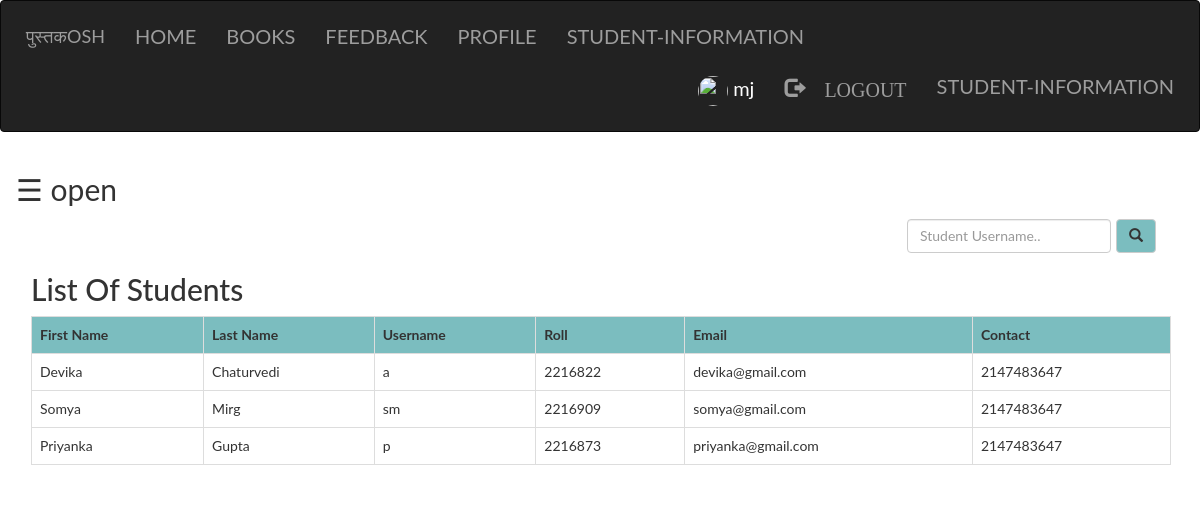
The page /student.php (signed in) on the database its author committed.
### tables this page shows
CREATE TABLE `student` (
  `first` varchar(100) NOT NULL,
  `last` varchar(100) NOT NULL,
  `username` varchar(100) NOT NULL,
  `password` varchar(100) NOT NULL,
  `roll` int(100) NOT NULL,
  `email` varchar(100) NOT NULL,
  `contact` int(100) NOT NULL,
  `pic` varchar(100) NOT NULL
);

### student.php (the view, shortened to what this page needs)
<?php
  include "connection.php";
  include "navbar.php";
?>
<!DOCTYPE html>
<html>
<head>
</head>
<body>
<div id="main">
  <span style="font-size:30px;cursor:pointer" onclick="openNav()">&#9776; open</span>
<div class="container">
	<div class="srch">
		<form class="navbar-form" method="post" name="form1" style="display: flex; justify-content: flex-end; align-items: center;">
				<input class="form-control" type="text" name="search" placeholder="Student Username.." required="" style="margin-right: 5px;">
				<button style="background-color: #6db6b9e6;" type="submit" name="submit" class="btn btn-default">
					<span class="glyphicon glyphicon-search"></span>
				</button>
		</form>
	</div>
	<h2>List Of Students   </h2>
	<?php
		if(isset($_POST['submit']))
		{
			$q=mysqli_query($db,"SELECT first,last,username,roll,email,contact FROM `student` where username like '%$_POST[search]%' ");
			if(mysqli_num_rows($q)==0)
			{
				echo "Sorry! No Student found with that username. Try searching again.";
			}
			else
			{
		echo "<table class='table table-bordered table-hover' >";
			echo "<tr style='background-color: #6db6b9e6;'>";
				echo "<th>"; echo "First Name";	echo "</th>";
				echo "<th>"; echo "Last Name";  echo "</th>";
				echo "<th>"; echo "Username";  echo "</th>";
				echo "<th>"; echo "Roll";  echo "</th>";
				echo "<th>"; echo "Email";  echo "</th>";
				echo "<th>"; echo "Contact";  echo "</th>";
			echo "</tr>";
			while($row=mysqli_fetch_assoc($q))
			{
				echo "<tr>";
				echo "<td>"; echo $row['first']; echo "</td>";
				echo "<td>"; echo $row['last']; echo "</td>";
				echo "<td>"; echo $row['username']; echo "</td>";
				echo "<td>"; echo $row['roll']; echo "</td>";
				echo "<td>"; echo $row['email']; echo "</td>";
				echo "<td>"; echo $row['contact']; echo "</td>";
				echo "</tr>";
			}
		echo "</table>";
			}
		}
		else
		{
			$res=mysqli_query($db,"SELECT first,last,username,roll,email,contact FROM `student`;");
		echo "<table class='table table-bordered table-hover' >";
			echo "<tr style='background-color: #6db6b9e6;'>";
				echo "<th>"; echo "First Name";	echo "</th>";
				echo "<th>"; echo "Last Name";  echo "</th>";
				echo "<th>"; echo "Username";  echo "</th>";
				echo "<th>"; echo "Roll";  echo "</th>";
				echo "<th>"; echo "Email";  echo "</th>";
				echo "<th>"; echo "Contact";  echo "</th>";
			echo "</tr>";
			while($row=mysqli_fetch_assoc($res))
			{
				echo "<tr>";
				echo "<td>"; echo $row['first']; echo "</td>";
				echo "<td>"; echo $row['last']; echo "</td>";
				echo "<td>"; echo $row['username']; echo "</td>";
				echo "<td>"; echo $row['roll']; echo "</td>";
				echo "<td>"; echo $row['email']; echo "</td>";
				echo "<td>"; echo $row['contact']; echo "</td>";
				echo "</tr>";
			}
		echo "</table>";
		}
	?>
</div>
</body>
</html>

### style.css (style rules this page uses)
html, body, div, span, object, iframe, h1, h2, h3, h4, h5, h6, p, blockquote, pre, abbr, address, cite, code, del, dfn, em, img, ins, kbd, q, samp, small, strong, sub, sup, var, b, i, dl, dt, dd, ol, ul, li, fieldset, form, label, legend, table, caption, tbody, tfoot, thead, tr, th, td, article, aside, canvas, details, figcaption, figure, footer, header, hgroup, menu, nav, section, summary, time, mark, audio, video { margin:0; padding:0; border:0; outline:0; font-size:100%; vertical-align:baseline; background:transparent; }
body { line-height:1; }
table { border-collapse:collapse; border-spacing:0; }
input, select { vertical-align:middle; }
input { height: 25px; width: 300px; }

### student.php (style rules this page uses)
.srch { padding-left: 850px; }
body { font-family: "Lato", sans-serif; transition: background-color .5s; }
#main { transition: margin-left .5s; padding: 16px; }

### rows shown on the page
student: first "Devika", last "Chaturvedi", username "a", roll "2216822", email "devika@gmail.com", contact "2147483647"
student: first "Somya", last "Mirg", username "sm", roll "2216909", email "somya@gmail.com", contact "2147483647"
student: first "Priyanka", last "Gupta", username "p", roll "2216873", email "priyanka@gmail.com", contact "2147483647"

### other values the page prints
$_SESSION['login_user'] "mj"
